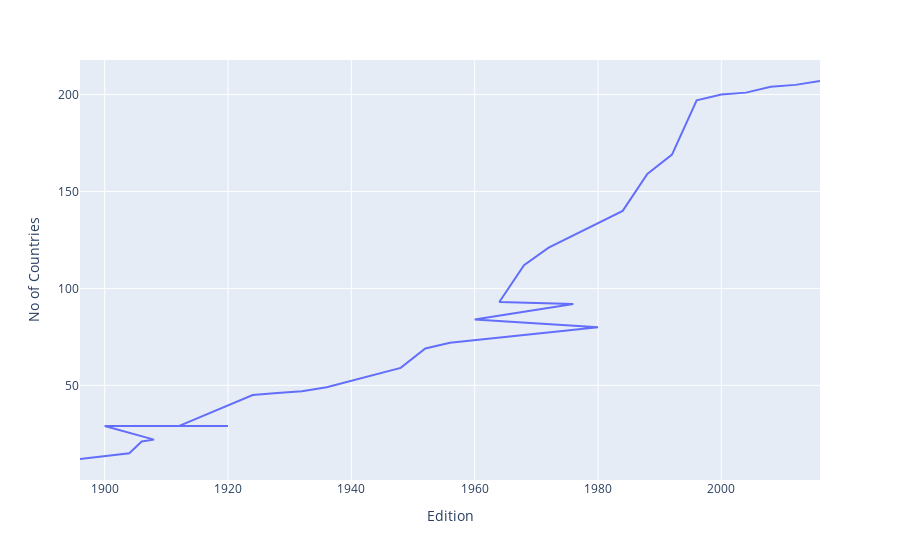

This figure's notebook cell:
### Code cell
nations_over_time = df_copy.drop_duplicates(['Year' , 'NOC'])['Year'].value_counts().reset_index()
nations_over_time.rename(columns={'count':'No of Countries' , 'Year':'Edition'} ,inplace=True)
nations_over_time.sort_values(by = 'Edition')

fig = px.line(nations_over_time , x = 'Edition' , y = 'No of Countries')
fig.show()

### Figure 1 — Plotly figure (JSON) as saved in the notebook; plotly's stock layout.template omitted (floating-point values rounded to 4 significant figures)
{"data": [{"hovertemplate": "Edition=%{x}<br>No of Countries=%{y}<extra></extra>", "legendgroup": "", "line": {"color": "#636efa", "dash": "solid"}, "marker": {"symbol": "circle"}, "mode": "lines", "name": "", "orientation": "v", "showlegend": false, "type": "scatter", "x": [2016, 2012, 2008, 2004, 2000, 1996, 1992, 1988, 1984, 1972, 1968, 1964, 1976, 1960, 1980, 1956, 1952, 1948, 1936, 1932, 1928, 1924, 1912, 1920, 1900, 1908, 1906, 1904, 1896], "xaxis": "x", "y": [207, 205, 204, 201, 200, 197, 169, 159, 140, 121, 112, 93, 92, 84, 80, 72, 69, 59, 49, 47, 46, 45, 29, 29, 29, 22, 21, 15, 12], "yaxis": "y"}], "layout": {"legend": {"tracegroupgap": 0}, "margin": {"t": 60}, "xaxis": {"anchor": "y", "domain": [0, 1], "title": {"text": "Edition"}}, "yaxis": {"anchor": "x", "domain": [0, 1], "title": {"text": "No of Countries"}}}}
